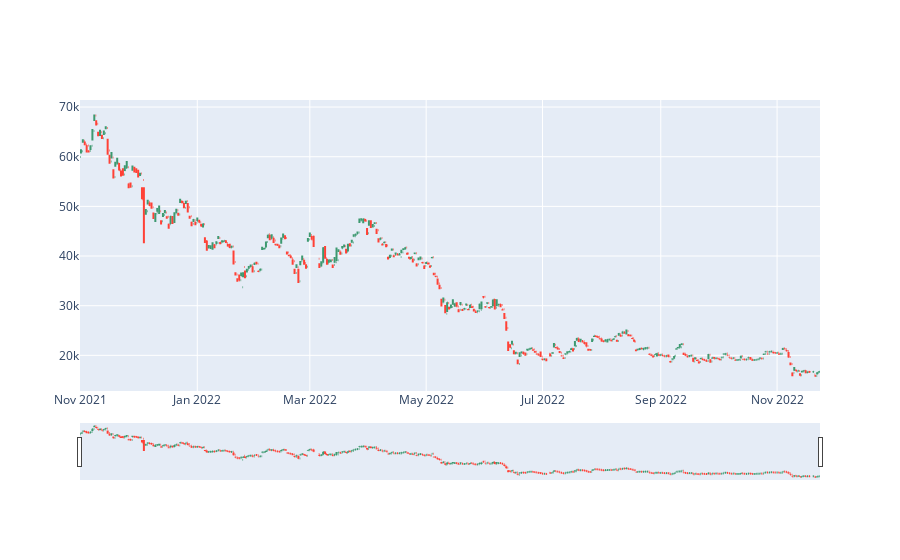

Notebook cell for this chart:
### Code cell
fig = go.Figure(data=go.Ohlc(x=BTC['Date'],
                    open=BTC['Open'],
                    high=BTC['High'],
                    low=BTC['Low'],
                    close=BTC['Close/Last']))
fig.show()

### Figure 1 — Plotly figure (JSON) as saved in the notebook; plotly's stock layout.template omitted (floating-point values rounded to 4 significant figures; data arrays with more than 128 entries replaced by an {"elided": "..."} marker saying what was removed)
{"data": [{"close": {"elided": "384 float values"}, "high": {"elided": "384 float values"}, "low": {"elided": "384 float values"}, "open": {"elided": "384 float values"}, "type": "ohlc", "x": {"elided": "384 str values"}}], "layout": {}}
